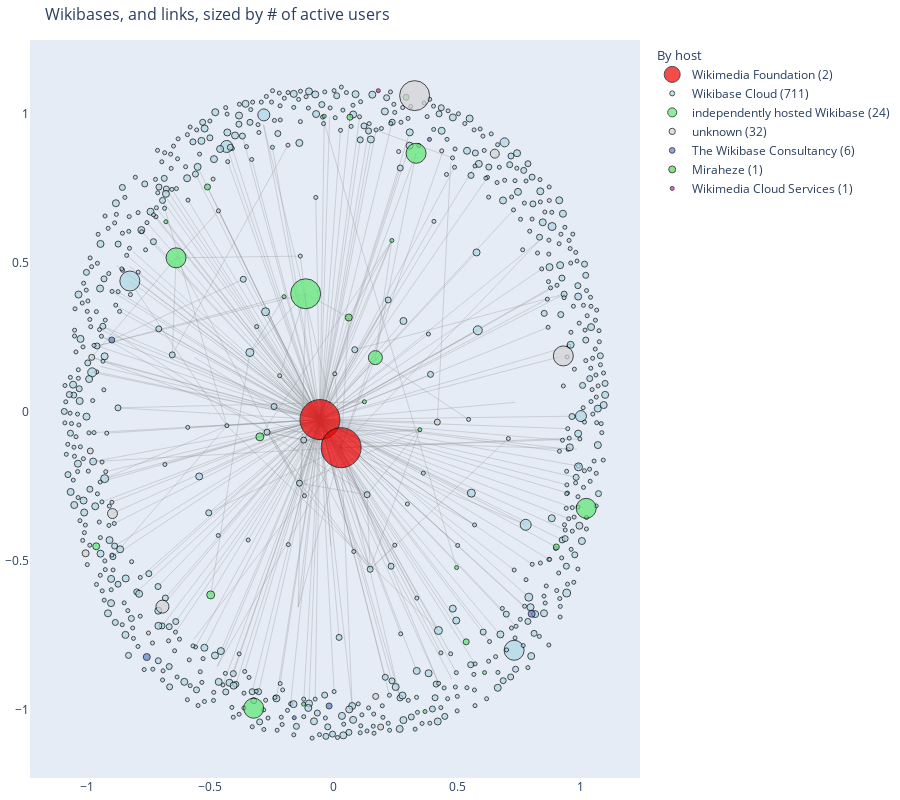

Notebook code cell kept with this figure:
### Code cell
# Add directed edges to the graph
for key in item_map:
    # Add it as a node
    G.add_node(key)
    # Add the edges
    if 'links_to' in item_map[key]:
        for link in item_map[key]['links_to']:
            G.add_edge(key, link, direction='to')
    if 'links_from' in item_map[key]:
        for link in item_map[key]['links_from']:
            G.add_edge(link, key, direction='from')

# Calculate the positions of the nodes
pos = nx.spring_layout(G, k=0.5)  # Increase the value of k to spread out the nodes more

# Push nodes with no edges outward slightly
for node in G.nodes():
    if G.degree(node) == 0:
        pos[node] *= 1.1  # Push the node outward by 10%

# Create the edge trace
x_edges = []
y_edges = []
for edge in G.edges():
    x_edges.extend([pos[edge[0]][0], pos[edge[1]][0], None])
    y_edges.extend([pos[edge[0]][1], pos[edge[1]][1], None])

edge_trace = go.Scatter(
    x=x_edges, y=y_edges,
    line=dict(width=0.3, color='#888'),
    hoverinfo='none',
    mode='lines',
    showlegend=False)

# Create a trace for each group
group_traces = {}
group_counts = {}
for node in G.nodes():
    # Some things have been filtered out (like having no properties listed..)
    if node not in item_map:
        continue
    group = item_map[node]['graph_group']
    if group not in group_traces:
        group_traces[group] = {
            'x': [],
            'y': [],
            'hovertext': [],
            'color': item_map[node]['graph_color'],
            'size': []
        }
        group_counts[group] = 0
    group_traces[group]['x'].append(pos[node][0])
    group_traces[group]['y'].append(pos[node][1])
    active_users = item_map[node].get('users_active', [0])[0] if item_map[node].get('users_active') else 0
    properties = item_map[node].get('properties', [0])[0] if item_map[node].get('properties') else 0
    hover_text = (
        f"{item_map[node]['label']}<br>"
        f"URL: {item_map[node].get('url', [''])[0] if item_map[node].get('url') else ''}<br>"
        f"Host: {item_map[node].get('host_label', ['']) if item_map[node].get('host_label') else ''}<br>"
        f"Version: {item_map[node].get('version', [''])[0] if item_map[node].get('version') else ''}<br>"
        f"Start Date: {item_map[node].get('start_date', [''])[0] if item_map[node].get('start_date') else ''}<br>"
        f"Active Users: {active_users}<br>"
        f"Users: {item_map[node].get('users', [''])[0] if item_map[node].get('users') else ''}<br>"
        f"Properties: {properties}<br>"
        f"Edits: {item_map[node].get('edits', [''])[0] if item_map[node].get('edits') else ''}<br>"
        f"Pages: {item_map[node].get('pages', [''])[0] if item_map[node].get('pages') else ''}"
    )
    group_traces[group]['hovertext'].append(hover_text)

    size_active_users = 4
    if active_users:
        if active_users > 0 and active_users < 10:
            size_active_users = active_users + 5
        elif active_users >= 10 and active_users < 100:
            size_active_users = 20
        elif active_users >= 100 and active_users < 1000:
            size_active_users = 30
        elif active_users >= 1000:
            size_active_users = 40

    size_properties = 4
    if properties:
        if properties > 0 and properties < 10:
            size_properties = properties + 5
        elif properties >= 10 and properties < 100:
            size_properties = 20
        elif properties >= 100 and properties < 1000:
            size_properties = 30
        elif properties >= 1000:
            size_properties = 40

    group_traces[group]['size'].append(size_active_users)
    # group_traces[group]['size'].append(size_properties)
    group_counts[group] += 1

# Create the node traces
node_traces = []
for group, data in group_traces.items():
    group_name_with_count = f"{group} ({group_counts[group]})"
    node_trace = go.Scatter(
        x=data['x'], y=data['y'],
        mode='markers',
        hovertext=data['hovertext'],
        hoverinfo='text',
        showlegend=True,
        legendgrouptitle=dict(text="By host"),
        name=group_name_with_count,  # Use the graph_group string with count as the legend label
        marker=dict(
            showscale=False,
            size=data['size'],
            color=data['color'],
            line_width=1,
            line_color='black'
            ))
    node_traces.append(node_trace)

fig = go.Figure(data=[edge_trace] + node_traces,
                layout=go.Layout(
                    title='Wikibases, and links, sized by # of active users',
                    titlefont_size=16,
                    showlegend=True,
                    hovermode='closest',
                    margin=dict(b=20, l=5, r=5, t=40),
                    annotations=[dict(
                        text="",
                        showarrow=False,
                        xref="paper", yref="paper")],
                    xaxis=dict(showgrid=False, zeroline=False),
                    yaxis=dict(showgrid=False, zeroline=False),
                    height=800  # Set the height to twice the default (400)
                    ))

# Show the plot
fig.show()

### Figure 1 — Plotly figure (JSON) as saved in the notebook; plotly's stock layout.template omitted (floating-point values rounded to 4 significant figures; data arrays with more than 128 entries replaced by an {"elided": "..."} marker saying what was removed)
{"data": [{"hoverinfo": "none", "line": {"color": "#888", "width": 0.3}, "mode": "lines", "showlegend": false, "type": "scatter", "x": {"elided": "849 float values"}, "y": {"elided": "849 float values"}}, {"hoverinfo": "text", "hovertext": ["Wikidata<br>URL: https://www.wikidata.org<br>Host: Wikimedia Foundation<br>Version: 1.44.0-wmf.16<br>Start Date: 2012-10-25 00:00:00+00:00<br>Active Users: 24633<br>Users: 6712968<br>Properties: 12327<br>Edits: 2271398577<br>Pages: 119599665", "Wikimedia Commons<br>URL: https://commons.wikimedia.org<br>Host: Wikimedia Foundation<br>Version: 1.44.0-wmf.16<br>Start Date: 2019-01-10 00:00:00+00:00<br>Active Users: 39321<br>Users: 13023348<br>Properties: 12327<br>Edits: 952992390<br>Pages: 145301018"], "legendgrouptitle": {"text": "By host"}, "marker": {"color": "#F00000", "line": {"color": "black", "width": 1}, "showscale": false, "size": [40, 40]}, "mode": "markers", "name": "Wikimedia Foundation (2)", "showlegend": true, "type": "scatter", "x": [-0.0565, 0.02908], "y": [-0.02569, -0.1201]}, {"hoverinfo": "text", "hovertext": {"elided": "711 str values"}, "legendgrouptitle": {"text": "By host"}, "marker": {"color": "#ADD8E6", "line": {"color": "black", "width": 1}, "showscale": false, "size": {"elided": "711 int values"}}, "mode": "markers", "name": "Wikibase Cloud (711)", "showlegend": true, "type": "scatter", "x": {"elided": "711 float values"}, "y": {"elided": "711 float values"}}, {"hoverinfo": "text", "hovertext": ["DataTrek<br>URL: https://data.wikitrek.org/<br>Host: independently hosted Wikibase<br>Version: 1.39.11<br>Start Date: 2020-10-31 00:00:00+00:00<br>Active Users: 3<br>Users: 38<br>Properties: 191<br>Edits: 84863<br>Pages: 13346", "MiMoTextBase<br>URL: https://data.mimotext.uni-trier.de/<br>Host: independently hosted Wikibase<br>Version: 1.39.5<br>Start Date: 2023-04-28 00:00:00+00:00<br>Active Users: 1<br>Users: 3<br>Properties: 58<br>Edits: 116092<br>Pages: 4450", "Imedwiki base<br>URL: https://base.imedwiki.org/wiki/Hauptseite<br>Host: independently hosted Wikibase<br>Version: 1.35.3<br>Start Date: 2021-08-25 00:00:00+00:00<br>Active Users: 0<br>Users: 1<br>Properties: 26<br>Edits: 892<br>Pages: 263", "PersonalData.io<br>URL: https://wiki.personaldata.io<br>Host: independently hosted Wikibase<br>Version: 1.35.1<br>Start Date: 2019-02-06 00:00:00+00:00<br>Active Users: 0<br>Users: 13574<br>Properties: 309<br>Edits: 65858<br>Pages: 17614", "Rhizome Artbase<br>URL: https://artbase.rhizome.org/<br>Host: independently hosted Wikibase<br>Version: 1.35.1<br>Start Date: 2015-02-09 00:00:00+00:00<br>Active Users: 0<br>Users: 27<br>Properties: 120<br>Edits: 202723<br>Pages: 28533", "DeJongeWiki<br>URL: https://set.kuleuven.be/rlicc/dejongewiki/w/index.php/Main_Page<br>Host: independently hosted Wikibase<br>Version: 1.39.4<br>Start Date: 2021-04-13 00:00:00+00:00<br>Active Users: 1<br>Users: 32<br>Properties: 35<br>Edits: 12622<br>Pages: 3039", "Crystal Pool<br>URL: https://crystalpool.cxuesong.com<br>Host: independently hosted Wikibase<br>Version: 1.43.0-wmf.7<br>Start Date: 2017-11-13 00:00:00+00:00<br>Active Users: 1<br>Users: 28<br>Properties: 147<br>Edits: 130017<br>Pages: 10784", "Undata<br>URL: https://data.uncyclomedia.org<br>Host: independently hosted Wikibase<br>Version: 1.39.3<br>Start Date: 2019-04-12 00:00:00+00:00<br>Active Users: 0<br>Users: 87323<br>Properties: 60<br>Edits: 58372<br>Pages: 14758", "MaRDi portal<br>URL: https://portal.mardi4nfdi.de/<br>Host: independently hosted Wikibase<br>Version: 1.44.0-wmf.15<br>Start Date: 2021-12-15 00:00:00+00:00<br>Active Users: 9<br>Users: 477<br>Properties: 1623<br>Edits: 36415688<br>Pages: 12755851", "DNB Doku wiki<br>URL: https://sta.dnb.de/wiki/Hauptseite<br>Host: independently hosted Wikibase<br>Version: 1.35.7<br>Start Date: 2020-03-31 00:00:00+00:00<br>Active Users: 0<br>Users: 88<br>Properties: 1562<br>Edits: 149543<br>Pages: 9997", "De Jonge Wiki<br>URL: https://set.kuleuven.be/rlicc/dejongewiki/w/index.php<br>Host: independently hosted Wikibase<br>Version: 1.39.4<br>Start Date: 2021-04-13 00:00:00+00:00<br>Active Users: 1<br>Users: 32<br>Properties: 35<br>Edits: 12622<br>Pages: 3039", "Librarybase<br>URL: https://librarybase.org<br>Host: independently hosted Wikibase<br>Version: 1.39.1<br>Start Date: 2023-05-04 00:00:00+00:00<br>Active Users: 0<br>Users: 6<br>Properties: 29<br>Edits: 1096<br>Pages: 512", "Biblissima<br>URL: https://data.biblissima.fr/<br>Host: independently hosted Wikibase<br>Version: 1.39.4<br>Start Date: 2019-01-02 00:00:00+00:00<br>Active Users: 3<br>Users: 18<br>Properties: 308<br>Edits: 1763961<br>Pages: 411709", "Enslaved.org<br>URL: https://lod.enslaved.org/<br>Host: independently hosted Wikibase<br>Version: 1.37.0-alpha<br>Start Date: 2019-07-01 00:00:00+00:00<br>Active Users: 0<br>Users: 1<br>Properties: 83<br>Edits: 6467973<br>Pages: 1137805", "EU Knowledge Graph<br>URL: https://linkedopendata.eu/<br>Host: independently hosted Wikibase<br>Version: 1.39.1<br>Start Date: 2019-12-17 00:00:00+00:00<br>Active Users: 0<br>Users: 109<br>Properties: 3272<br>Edits: 44494366<br>Pages: 3424918", "FactGrid<br>URL: https://database.factgrid.de/<br>Host: independently hosted Wikibase<br>Version: 1.39.10<br>Start Date: 2018-01-11 00:00:00+00:00<br>Active Users: 47<br>Users: 627<br>Properties: 1195<br>Edits: 9730625<br>Pages: 1021498", "Femiwiki<br>URL: https://femiwiki.com/<br>Host: independently hosted Wikibase<br>Version: 1.42.4<br>Start Date: 2016-07-25 00:00:00+00:00<br>Active Users: 26<br>Users: 6149<br>Properties: 83<br>Edits: 316700<br>Pages: 72362", "Lingua Libre<br>URL: https://lingualibre.org/<br>Host: independently hosted Wikibase<br>Version: 1.35.2<br>Start Date: 2018-01-15 00:00:00+00:00<br>Active Users: 23<br>Users: 3454<br>Properties: 39<br>Edits: 1424183<br>Pages: 1338070", "OpenStreetMap Wiki<br>URL: https://wiki.openstreetmap.org/<br>Host: independently hosted Wikibase<br>Version: 1.39.11<br>Start Date: 2018-09-17 00:00:00+00:00<br>Active Users: 758<br>Users: 155727<br>Properties: 46<br>Edits: 2789098<br>Pages: 285137", "Seeds of the Word<br>URL: https://en.seminaverbi.bibleget.io<br>Host: independently hosted Wikibase<br>Version: 1.42.1<br>Start Date: 2020-08-15 00:00:00+00:00<br>Active Users: 1<br>Users: 1<br>Properties: 7910<br>Edits: 24268<br>Pages: 22418", "TransforMap Base<br>URL: https://base.transformap.co<br>Host: independently hosted Wikibase<br>Version: 1.27.0-rc.1<br>Start Date: 2016-05-09 00:00:00+00:00<br>Active Users: 2<br>Users: 182<br>Properties: 33<br>Edits: 6069<br>Pages: 478", "BDI Data<br>URL: https://wiki.bgbm.org/bdidata/index.php/BDI_Data:Main_Page<br>Host: independently hosted Wikibase<br>Version: 1.28.2<br>Start Date: 2017-07-12 00:00:00+00:00<br>Active Users: 0<br>Users: 5<br>Properties: 69<br>Edits: 17073<br>Pages: 2566", "FOMU Photographic Paper Collection (2023-)<br>URL: https://data.fomu.be<br>Host: independently hosted Wikibase<br>Version: 1.38.5<br>Start Date: 2023-11-22 00:00:00+00:00<br>Active Users: 0<br>Users: 3<br>Properties: 51<br>Edits: 17445<br>Pages: 3759", "ScoutMedia<br>URL: https://media.scoutwiki.org/Main_Page<br>Host: independently hosted Wikibase<br>Version: 1.39.10<br>Start Date: 2021-04-04 00:00:00+00:00<br>Active Users: 11<br>Users: 10739<br>Properties: 39<br>Edits: 142254<br>Pages: 59728"], "legendgrouptitle": {"text": "By host"}, "marker": {"color": "#5be971", "line": {"color": "black", "width": 1}, "showscale": false, "size": [8, 6, 4, 4, 4, 6, 6, 4, 14, 4, 6, 4, 8, 4, 4, 20, 20, 20, 30, 6, 7, 4, 4, 20]}, "mode": "markers", "name": "independently hosted Wikibase (24)", "showlegend": true, "type": "scatter", "x": [-0.2998, 0.5353, -0.03932, 0.2344, 0.1232, 0.9003, 0.06477, -0.123, 0.1679, -0.6802, -0.5119, 0.3477, -0.4989, 0.4966, -0.202, -0.6392, 1.021, 0.3325, -0.1144, 0.292, -0.9624, 0.3687, 0.6097, -0.3249], "y": [-0.08361, -0.7721, 0.9932, 0.5759, 0.03419, -0.4536, 0.9897, -0.9813, 0.1823, 0.6386, 0.7555, -0.05975, -0.6146, -0.5229, 0.3869, 0.5175, -0.3238, 0.8686, 0.3968, 1.057, -0.4513, -1.006, -0.8754, -0.9951]}, {"hoverinfo": "text", "hovertext": ["matvoc.nims.go.jp<br>URL: https://matvoc.nims.go.jp<br>Host: <br>Version: 1.35.5<br>Start Date: 2019-02-01 00:00:00+00:00<br>Active Users: 0<br>Users: 85<br>Properties: 58<br>Edits: 38589<br>Pages: 3948", "Philobiblon<br>URL: https://philobiblon.cog.berkeley.edu/wiki/Main_Page<br>Host: <br>Version: 1.39.1<br>Start Date: 2024-02-27 00:00:00+00:00<br>Active Users: 0<br>Users: 15<br>Properties: 1177<br>Edits: 1851601<br>Pages: 264990", "Semantic Lab at Pratt experimental Wikibase<br>URL: https://base.semlab.io<br>Host: <br>Version: 1.39.6<br>Start Date: 2020-02-22 00:00:00+00:00<br>Active Users: 1<br>Users: 38<br>Properties: 217<br>Edits: 176993<br>Pages: 26748", "wikibase.imfd.cl<br>URL: https://wikibase.imfd.cl<br>Host: wikibase-docker<br>Version: 1.41.1<br>Start Date: 2024-04-30 00:00:00+00:00<br>Active Users: 37<br>Users: 191<br>Properties: 36<br>Edits: 15322<br>Pages: 1655", "wikibase.the-qa-company.com<br>URL: https://wikibase.the-qa-company.com<br>Host: <br>Version: 1.38.5<br>Start Date: 2022-08-15 00:00:00+00:00<br>Active Users: 0<br>Users: 66108<br>Properties: 851<br>Edits: 49277<br>Pages: 46286", "CanonBase<br>URL: https://canonbase.eu<br>Host: <br>Version: 1.34.1<br>Start Date: 2020-03-11 00:00:00+00:00<br>Active Users: 0<br>Users: 29<br>Properties: 346<br>Edits: 483939<br>Pages: 35722", "WikiHum<br>URL: https://wikihum.lab.dariah.pl<br>Host: <br>Version: 1.42.1<br>Start Date: 2023-01-30 00:00:00+00:00<br>Active Users: 5<br>Users: 16<br>Properties: 157<br>Edits: 835975<br>Pages: 174666", "itidata.abtk.hu<br>URL: https://itidata.abtk.hu<br>Host: <br>Version: 1.35.2<br>Start Date: 2021-11-09 00:00:00+00:00<br>Active Users: 0<br>Users: 66<br>Properties: 248<br>Edits: 920789<br>Pages: 449676", "wiki.tiffa.net<br>URL: https://wiki.tiffa.net<br>Host: <br>Version: 1.43.0<br>Start Date: 2023-01-21 00:00:00+00:00<br>Active Users: 1<br>Users: 1<br>Properties: 966<br>Edits: 144258<br>Pages: 45609", "ELTEdata<br>URL: https://eltedata.elte-dh.hu<br>Host: <br>Version: 1.35.2<br>Start Date: 2021-03-19 00:00:00+00:00<br>Active Users: 0<br>Users: 19<br>Properties: 171<br>Edits: 253638<br>Pages: 39817", "wikibase.semantic-kompakkt.de<br>URL: https://wikibase.semantic-kompakkt.de<br>Host: <br>Version: 1.38.5<br>Start Date: 2024-02-14 00:00:00+00:00<br>Active Users: 0<br>Users: 19<br>Properties: 110<br>Edits: 6468<br>Pages: 1606", "sportsdamkg.slis.ua.edu<br>URL: https://sportsdamkg.slis.ua.edu<br>Host: <br>Version: 1.36.1<br>Start Date: 2020-08-18 00:00:00+00:00<br>Active Users: 0<br>Users: 5<br>Properties: 89<br>Edits: 8419411<br>Pages: 2625166", "Wikibase.slis.ua.edu<br>URL: https://wikibase.slis.ua.edu<br>Host: <br>Version: 1.34.2<br>Start Date: 2018-10-01 00:00:00+00:00<br>Active Users: 0<br>Users: 10<br>Properties: 178<br>Edits: 283279<br>Pages: 19117", "Black Bibliography Project<br>URL: https://blackbibliog.rutgers.edu<br>Host: <br>Version: 1.39.5<br>Start Date: 2019-01-03 00:00:00+00:00<br>Active Users: 8<br>Users: 52<br>Properties: 137<br>Edits: 79033<br>Pages: 10097", "GraphIT<br>URL: https://graphit.ur.de<br>Host: <br>Version: 1.39.1<br>Start Date: 2023-04-13 00:00:00+00:00<br>Active Users: 0<br>Users: 88<br>Properties: 38<br>Edits: 11795<br>Pages: 1965", "Addshore Alpha<br>URL: https://addshore-alpha.wikibase.dev<br>Host: <br>Version: 1.39.7<br>Start Date: 2019-10-28 00:00:00+00:00<br>Active Users: 0<br>Users: 9<br>Properties: 15<br>Edits: 232<br>Pages: 60", "Wer Leitet?<br>URL: https://wl.kgi.uni-mannheim.de<br>Host: <br>Version: 1.38.5<br>Start Date: 2023-11-14 00:00:00+00:00<br>Active Users: 0<br>Users: 1<br>Properties: 1068<br>Edits: 36494<br>Pages: 35457", "DFIH<br>URL: https://wiki.dfih.fr<br>Host: <br>Version: 1.33.0<br>Start Date: 2018-11-02 00:00:00+00:00<br>Active Users: 0<br>Users: 11253<br>Properties: 6<br>Edits: 484028<br>Pages: 65770", "Nimiarkisto<br>URL: https://nimiarkisto.fi<br>Host: <br>Version: 1.41.4<br>Start Date: 2018-05-04 00:00:00+00:00<br>Active Users: 2<br>Users: 259<br>Properties: 88<br>Edits: 6991881<br>Pages: 6698303", "SCDB<br>URL: https://scdb.app<br>Host: <br>Version: 1.40.1<br>Start Date: 2019-11-19 00:00:00+00:00<br>Active Users: 0<br>Users: 14<br>Properties: 95<br>Edits: 35338<br>Pages: 5961", "akf.kgi.uni-mannheim.de<br>URL: https://akf.kgi.uni-mannheim.de<br>Host: <br>Version: 1.38.5<br>Start Date: 2023-03-31 00:00:00+00:00<br>Active Users: 0<br>Users: 4<br>Properties: 349<br>Edits: 4155<br>Pages: 3903", "modelling.dissco.tech<br>URL: https://modelling.dissco.tech<br>Host: <br>Version: 1.35.5<br>Start Date: 2022-01-06 00:00:00+00:00<br>Active Users: 0<br>Users: 21<br>Properties: 48<br>Edits: 1133<br>Pages: 242", "data.marefa.org<br>URL: https://data.marefa.org<br>Host: <br>Version: 1.39.2<br>Start Date: 2023-03-07 00:00:00+00:00<br>Active Users: 0<br>Users: 52685<br>Properties: 1249<br>Edits: 73981646<br>Pages: 6063082", "kg.jstor.org<br>URL: https://kg.jstor.org<br>Host: <br>Version: 1.34.4<br>Start Date: 2019-06-22 00:00:00+00:00<br>Active Users: 0<br>Users: 14<br>Properties: 1533<br>Edits: 2531655<br>Pages: 2526035", "www.wikichain.io<br>URL: https://www.wikichain.io<br>Host: <br>Version: 1.39.1<br>Start Date: 2024-09-04 00:00:00+00:00<br>Active Users: 0<br>Users: 1<br>Properties: 49<br>Edits: 4677<br>Pages: 4677", "data.ruwiki.ru<br>URL: https://data.ruwiki.ru<br>Host: <br>Version: 1.40.0-wmf.26<br>Start Date: 2023-05-11 00:00:00+00:00<br>Active Users: 218<br>Users: 5370001<br>Properties: 11125<br>Edits: 1711913854<br>Pages: 204209422", "wikiar.org<br>URL: https://wikiar.org<br>Host: <br>Version: 1.41.0<br>Start Date: 2021-11-19 00:00:00+00:00<br>Active Users: 4<br>Users: 209<br>Properties: 1<br>Edits: 1694<br>Pages: 919", "hbag.kgi.uni-mannheim.de<br>URL: https://hbag.kgi.uni-mannheim.de<br>Host: <br>Version: 1.38.5<br>Start Date: 2024-08-27 00:00:00+00:00<br>Active Users: 0<br>Users: 1<br>Properties: 33<br>Edits: 2404<br>Pages: 1610", "data.pornopedia.com<br>URL: https://data.pornopedia.com<br>Host: <br>Version: 1.42.1<br>Start Date: 2014-12-26 00:00:00+00:00<br>Active Users: 1<br>Users: 161<br>Properties: 16<br>Edits: 37891<br>Pages: 22374", "contentdata.org<br>URL: https://contentdata.org<br>Host: <br>Version: 1.42.3<br>Start Date: 2025-01-04 00:00:00+00:00<br>Active Users: 1<br>Users: 1<br>Properties: 1<br>Edits: 6<br>Pages: 4", "data.dezopedie.cz<br>URL: https://data.dezopedie.cz<br>Host: <br>Version: 1.41.1<br>Start Date: 2024-06-23 00:00:00+00:00<br>Active Users: 1<br>Users: 2<br>Properties: 9<br>Edits: 19<br>Pages: 10", "losh.ose-germany.de<br>URL: https://losh.ose-germany.de<br>Host: <br>Version: 1.35.4<br>Start Date: 2021-12-15 00:00:00+00:00<br>Active Users: 0<br>Users: 3<br>Properties: 112<br>Edits: 1511241<br>Pages: 910055"], "legendgrouptitle": {"text": "By host"}, "marker": {"color": "#D3D3D3", "line": {"color": "black", "width": 1}, "showscale": false, "size": [4, 4, 6, 20, 4, 4, 10, 4, 6, 4, 4, 4, 4, 13, 4, 4, 4, 4, 7, 4, 4, 4, 4, 4, 4, 30, 9, 4, 6, 6, 6, 4]}, "mode": "markers", "name": "unknown (32)", "showlegend": true, "type": "scatter", "x": [-0.7781, -0.4675, -0.9805, 0.9286, -0.2196, 0.4241, -0.8965, 0.5712, 0.4185, 0.4365, -0.186, 0.3568, -0.7509, -0.6942, 0.8717, 0.6032, -0.4865, 0.2619, -1.005, -0.2486, -0.6589, -0.7345, -0.1127, 0.9189, -0.4891, 0.3266, 0.6512, 0.8538, 0.1691, -0.9863, 0.1891, 1.069], "y": [0.6052, 0.6753, 0.1833, 0.1881, 0.1215, -0.9117, -0.3414, 0.826, -0.03422, 0.8767, 0.8959, -1.046, -0.7426, -0.6539, 0.71, 0.9263, -0.9418, 0.8745, -0.4748, 1.079, 0.8179, -0.7761, 1.059, 0.5968, 0.782, 1.062, 0.8673, 0.6714, -0.9555, -0.1311, -1.058, 0.08734]}, {"hoverinfo": "text", "hovertext": ["The Digital Narrative Knowledge Base<br>URL: https://cellwiki.cdn.uib.no<br>Host: The Wikibase Consultancy<br>Version: 1.39.11<br>Start Date: 2024-03-14 00:00:00+00:00<br>Active Users: 2<br>Users: 6<br>Properties: 89<br>Edits: 7561<br>Pages: 6788", "Kunstmuseum API<br>URL: https://api.kunstmuseum.nl/<br>Host: The Wikibase Consultancy<br>Version: 1.39.11<br>Start Date: 2020-06-11 00:00:00+00:00<br>Active Users: 2<br>Users: 18<br>Properties: 114<br>Edits: 465694<br>Pages: 42900", "Wikibase EDTF - Demo Wiki<br>URL: https://edtf.wikibase.wiki<br>Host: The Wikibase Consultancy<br>Version: 1.39.11<br>Start Date: 2022-01-26 00:00:00+00:00<br>Active Users: 1<br>Users: 17<br>Properties: 3<br>Edits: 743<br>Pages: 14", "Wikibase Automated Values - Demo Wiki<br>URL: https://automated.wikibase.wiki<br>Host: The Wikibase Consultancy<br>Version: 1.39.11<br>Start Date: 2022-03-25 00:00:00+00:00<br>Active Users: 0<br>Users: 36<br>Properties: 5<br>Edits: 834<br>Pages: 28", "Wikibase RDF - Demo Wiki<br>URL: https://rdf.wikibase.wiki<br>Host: The Wikibase Consultancy<br>Version: 1.39.11<br>Start Date: 2022-07-22 00:00:00+00:00<br>Active Users: 0<br>Users: 7<br>Properties: 6<br>Edits: 67<br>Pages: 22", "Wikibase Export - Demo Wiki<br>URL: https://export.wikibase.wiki<br>Host: The Wikibase Consultancy<br>Version: 1.39.11<br>Start Date: 2022-11-23 00:00:00+00:00<br>Active Users: 1<br>Users: 5<br>Properties: 9<br>Edits: 149<br>Pages: 36"], "legendgrouptitle": {"text": "By host"}, "marker": {"color": "#6283ca", "line": {"color": "black", "width": 1}, "showscale": false, "size": [7, 7, 6, 4, 4, 6]}, "mode": "markers", "name": "The Wikibase Consultancy (6)", "showlegend": true, "type": "scatter", "x": [0.8005, -0.7577, -0.8991, -0.1607, 0.3868, -0.01952], "y": [-0.678, -0.8232, 0.2416, -1.027, 0.9152, -0.9876]}, {"hoverinfo": "text", "hovertext": ["Gratisdata<br>URL: https://gratisdata.miraheze.org<br>Host: Miraheze<br>Version: 1.43.0<br>Start Date: 2021-11-12 00:00:00+00:00<br>Active Users: 2<br>Users: 259<br>Properties: 824<br>Edits: 40370<br>Pages: 9121"], "legendgrouptitle": {"text": "By host"}, "marker": {"color": "#5cd45b", "line": {"color": "black", "width": 1}, "showscale": false, "size": [7]}, "mode": "markers", "name": "Miraheze (1)", "showlegend": true, "type": "scatter", "x": [0.05996], "y": [0.3171]}, {"hoverinfo": "text", "hovertext": ["Wikidocumentaries<br>URL: https://wikidocumentaries.wmflabs.org/<br>Host: Wikimedia Cloud Services<br>Version: 1.32.5<br>Start Date: 2018-04-23 00:00:00+00:00<br>Active Users: 0<br>Users: 3729<br>Properties: 5126<br>Edits: 29206<br>Pages: 5528"], "legendgrouptitle": {"text": "By host"}, "marker": {"color": "#f11fbe", "line": {"color": "black", "width": 1}, "showscale": false, "size": [4]}, "mode": "markers", "name": "Wikimedia Cloud Services (1)", "showlegend": true, "type": "scatter", "x": [0.1796], "y": [1.079]}], "layout": {"annotations": [{"showarrow": false, "text": "", "xref": "paper", "yref": "paper"}], "height": 800, "hovermode": "closest", "margin": {"b": 20, "l": 5, "r": 5, "t": 40}, "showlegend": true, "title": {"font": {"size": 16}, "text": "Wikibases, and links, sized by # of active users"}, "xaxis": {"showgrid": false, "zeroline": false}, "yaxis": {"showgrid": false, "zeroline": false}}}
